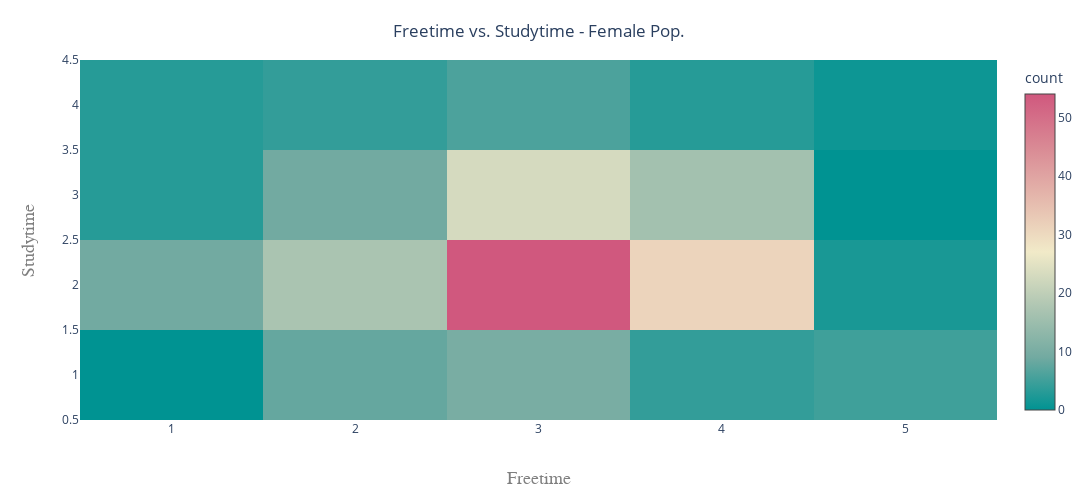

Source (notebook cell):
### Code cell
fig = px.density_heatmap(data_f, x="freetime", y="studytime", color_continuous_scale=px.colors.diverging.Tealrose, width=1400, height=500)
fig.update_layout(
    title=go.layout.Title(
        text="Freetime vs. Studytime - Female Pop.",
        xref="paper",
        x=0.5,
        y = .95
    ),
    xaxis=go.layout.XAxis(
        title=go.layout.xaxis.Title(
            text="Freetime",
            font=dict(
                family="Courier New, monospace",
                size=18,
                color="#7f7f7f"
            )
        )
    ),
    yaxis=go.layout.YAxis(
        title=go.layout.yaxis.Title(
            text="Studytime",
            font=dict(
                family="Courier New, monospace",
                size=18,
                color="#7f7f7f"
            )
        )
    )
)
fig.show()

### Figure 1 — Plotly figure (JSON) as saved in the notebook; plotly's stock layout.template omitted (floating-point values rounded to 4 significant figures; data arrays with more than 128 entries replaced by an {"elided": "..."} marker saying what was removed)
{"data": [{"coloraxis": "coloraxis", "hoverlabel": {"namelength": 0}, "hovertemplate": "freetime=%{x}<br>studytime=%{y}<br>count=%{z}", "name": "", "type": "histogram2d", "x": {"elided": "208 int values"}, "xaxis": "x", "xbingroup": "x", "y": {"elided": "208 int values"}, "yaxis": "y", "ybingroup": "y"}], "layout": {"coloraxis": {"colorbar": {"title": {"text": "count"}}, "colorscale": [[0, "rgb(0, 147, 146)"], [0.1667, "rgb(114, 170, 161)"], [0.3333, "rgb(177, 199, 179)"], [0.5, "rgb(241, 234, 200)"], [0.6667, "rgb(229, 185, 173)"], [0.8333, "rgb(217, 137, 148)"], [1, "rgb(208, 88, 126)"]]}, "height": 500, "legend": {"tracegroupgap": 0}, "margin": {"t": 60}, "title": {"text": "Freetime vs. Studytime - Female Pop.", "x": 0.5, "xref": "paper", "y": 0.95}, "width": 1400, "xaxis": {"autorange": true, "range": [0.5, 5.5], "title": {"font": {"color": "#7f7f7f", "family": "Courier New, monospace", "size": 18}, "text": "Freetime"}, "type": "linear"}, "yaxis": {"autorange": true, "range": [0.5, 4.5], "title": {"font": {"color": "#7f7f7f", "family": "Courier New, monospace", "size": 18}, "text": "Studytime"}, "type": "linear"}}}
